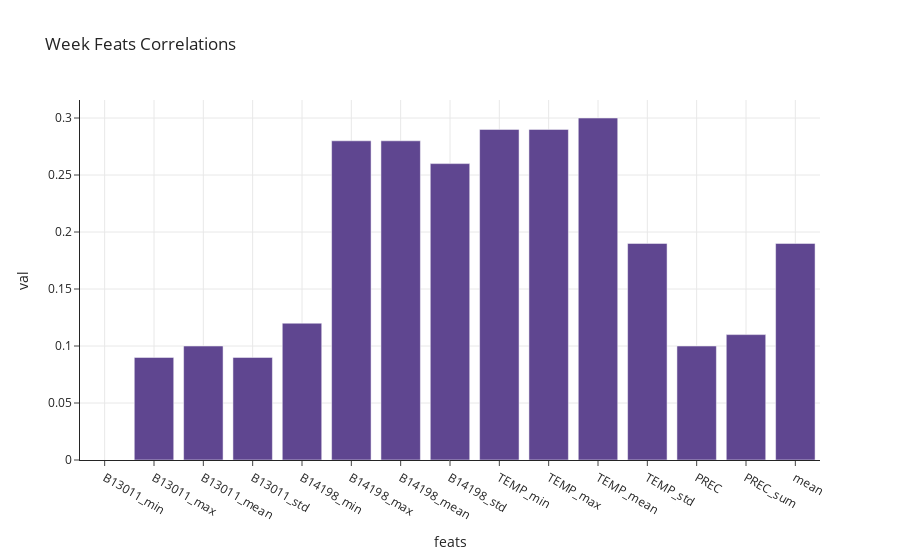

Notebook code for this chart:
### Markdown cell above
The second attempt computes the correlation for each station_id and pol_var_id combination; then it extracts the mean for each features and the mean of the mean values.

### Code cell
# For each station_id
df_corr_list = []
for station_id in all_meteo_week_feats_pol_dat_df.station_id.unique():
    for pol_var_id in all_meteo_week_feats_pol_dat_df.pol_var_id.unique():
        # filter
        df = all_meteo_week_feats_pol_dat_df[(all_meteo_week_feats_pol_dat_df['station_id']==station_id) & 
                                             (all_meteo_week_feats_pol_dat_df['pol_var_id']==pol_var_id)]
        # get corr
        df_corr = _week_windows_corr(df, shift_weeks=1, week_feats=WEEK_FEATS)
        df_corr_list.append(df_corr)
df_corr = pd.concat(df_corr_list)
df_corr = df_corr.groupby(df_corr.index).apply(lambda x: np.round(np.mean(np.abs(x)), 2))

# plot corr
_plot_week_corr(df_corr)

### Figure 1 — Plotly figure (JSON) as saved in the notebook; plotly's stock layout.template omitted (floating-point values rounded to 4 significant figures)
{"data": [{"alignmentgroup": "True", "hovertemplate": "x=%{x}<br>y=%{y}<extra></extra>", "legendgroup": "", "marker": {"color": "rgb(95, 70, 144)", "pattern": {"shape": ""}}, "name": "", "offsetgroup": "", "orientation": "v", "showlegend": false, "textposition": "auto", "type": "bar", "x": ["B13011_min", "B13011_max", "B13011_mean", "B13011_std", "B14198_min", "B14198_max", "B14198_mean", "B14198_std", "TEMP_min", "TEMP_max", "TEMP_mean", "TEMP_std", "PREC", "PREC_sum", "mean"], "xaxis": "x", "y": [null, 0.09, 0.1, 0.09, 0.12, 0.28, 0.28, 0.26, 0.29, 0.29, 0.3, 0.19, 0.1, 0.11, 0.19], "yaxis": "y"}], "layout": {"barmode": "relative", "legend": {"tracegroupgap": 0}, "title": {"text": "Week Feats Correlations"}, "xaxis": {"anchor": "y", "domain": [0, 1], "showgrid": true, "title": {"text": "feats"}}, "yaxis": {"anchor": "x", "domain": [0, 1], "showgrid": true, "title": {"text": "val"}}}}
